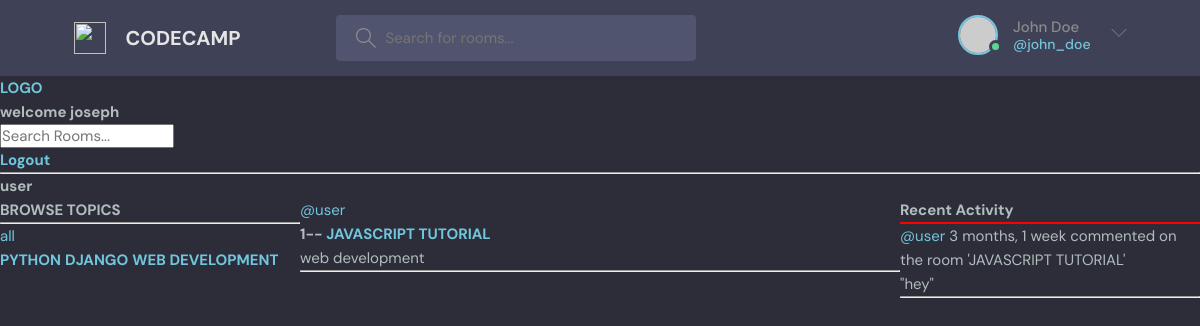
The app's page /user-profile/1/ (signed in) with its own data.
### base/models.py (models this page shows, shortened)
class Topic(models.Model):
    name=models.CharField(max_length=200)

class Room(models.Model):
    host=models.ForeignKey(User, on_delete= models.SET_NULL, null=True)
    topic= models.ForeignKey(Topic, on_delete= models.SET_NULL, null=True)
    name= models.CharField(max_length=200)
    description= models.TextField(null=True, blank= True)
    participants= models.ManyToManyField(User, related_name='participants', blank=True)
    updated= models.DateTimeField(auto_now= True)
    created= models.DateTimeField( auto_now_add= True)
    def __str__(self):
        return self.name
    class Meta:
        ordering= ['-updated', '-created']

class Message(models.Model):
    user= models.ForeignKey(User, on_delete=models.CASCADE )
    room= models.ForeignKey(Room, on_delete=models.CASCADE )
    body= models.TextField()
    updated= models.DateTimeField(auto_now= True)
    created= models.DateTimeField( auto_now_add= True)
    def __str__(self):
        return self.body[0:50]
    class Meta:
        ordering= ['-updated', '-created']

### base/views.py (the view)
# urls.py: path('user-profile/<str:pk>/', views.user_profile, name= 'profile'),
@login_required(login_url= 'login')
def user_profile(request, pk):
    user= User.objects.get(id=pk)
    rooms= user.room_set.all()
    room_messages= user.message_set.all()
    topics= Topic.objects.all()
    context= {'user': user, 'rooms':rooms, 'room_messages': room_messages, 'topics': topics}
    return render(request, 'base/profile.html', context )

### base/templates/base/profile.html (shortened to what this page needs)
{% extends 'main.html'%}
{% block content%}
<h1> {{user.username}}</h1>
<div class="profile-container">
    <div>
        {% include 'base/topic_component.html'%}
    </div>
    <div>
        {% include 'base/feed_component.html'%}
    </div>
    <div>
        {% include 'base/activity_component.html'%}
    </div>
</div>
{%endblock%}

### templates/navbar.html
<a href="/">
    <h1> LOGO </h1>
</a>
{%if request.user.is_authenticated%}
    <h3> welcome {{request.user}}</h3>
{%endif%}
<form method="GET" action="{% url 'home'%}">
    <input type="text" name="q" placeholder="Search Rooms..." />
</form>
{%if request.user.is_authenticated%}
    <h4> <a href="{% url 'logout'%}"> Logout</a></h4>
{%else%}
    <a href="{% url 'login'%}">Login</a>
{%endif%}
<hr>

### base/templates/base/topic_component.html
<h3> BROWSE TOPICS</h3>
<hr>
<div>
    <a href="{% url 'home'%}"> all</a>
</div>
{%for topic in topics%}
    <a href="{% url 'home' %}?q={{topic.name}}"><h4>{{topic.name|upper}}</h4></a>
{%endfor%}

### base/templates/base/feed_component.html (shortened to what this page needs)
{%for room in rooms %}
<div>
    <span> <a href="{% url 'profile' room.host.id %}">@{{room.host.username}}</a></span>
    <h5>{{room.id}}-- <a href="{% url 'room' room.id %}">{{room.name}}</a></h5>
    <small>{{room.topic.name}}</small>
    <hr />
</div>
{%endfor%}

### base/templates/base/activity_component.html (shortened to what this page needs)
    <h3>Recent Activity</h3>
    <hr color="red">
    {%for room_message in room_messages%}
    <div>
        <small><a href="{% url 'profile' room_message.user.id %}">@{{room_message.user}}</a> {{room_message.created|timesince}}</small>
        <small> commented on the room '{{room_message.room}}'</small>
        <p>"{{room_message}}"</p>
        <hr>
    </div>
    {%endfor%}

### static/styles/style.css (style rules this page uses)
:root { --color-main: #71c6dd; --color-main-light: #e1f6fb; --color-dark: #3f4156; --color-dark-medium: #51546e; --color-dark-light: #696d97; --color-light: #e5e5e5; --color-gray: #8b8b8b; --color-light-gray: #b2bdbd; --color-bg: #2d2d39; --color-success: #5dd693; --color-error: #fc4b0b; }
* { font-family: "DM Sans", -apple-system, BlinkMacSystemFont, "Segoe UI", Roboto, Oxygen, Ubuntu, Cantarell, "Open Sans", "Helvetica Neue", sans-serif; margin: 0; padding: 0; box-sizing: border-box; text-rendering: optimizeLegibility; font-size: inherit; }
html { font-size: 56.25%; }
@media only screen and (min-width: 1200px) { html { font-size: 62.5%; } }
body { line-height: 1.6; font-weight: 400; font-size: 1.5rem; color: var(--color-light-gray); background-color: var(--color-bg); min-height: 100vh; }
a { display: inline-block; color: var(--color-main); text-decoration: none; }

### base/templates/base/profile.html (style rules this page uses)
.profile-container { display: grid; grid-template-columns: 1fr 2fr 1fr; }

### records on screen
Topic: name "PYTHON"
Topic: name "DJANGO"
Topic: name "WEB DEVELOPMENT"
Room: host.username "user", id "1", name "JAVASCRIPT TUTORIAL", topic.name "web development"
Message: user "user", created "3 months, 1 week", room "JAVASCRIPT TUTORIAL", body "hey"

### other values on screen
{{ request.user }} "joseph"
{{ user.username }} "user"
